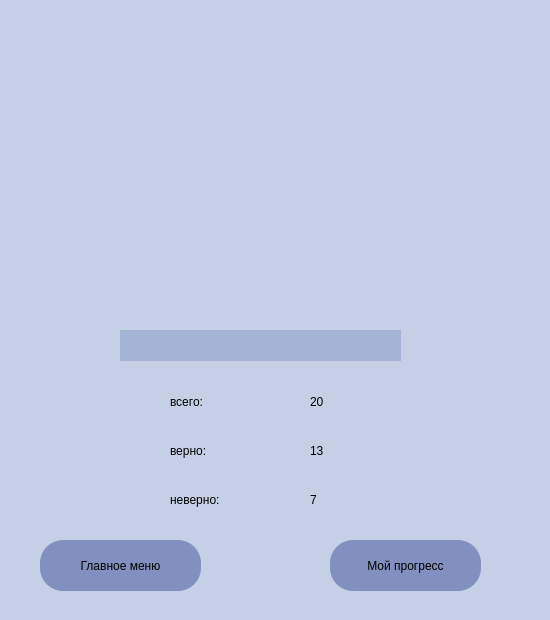
<?xml version="1.0" encoding="UTF-8"?>
<ui version="4.0">
 <class>Form</class>
 <widget class="QWidget" name="Form">
  <property name="geometry">
   <rect>
    <x>0</x>
    <y>0</y>
    <width>550</width>
    <height>620</height>
   </rect>
  </property>
  <property name="windowTitle">
   <string>Form</string>
  </property>
  <property name="styleSheet">
   <string notr="true">background: rgb(197,208,230);</string>
  </property>
  <widget class="QPushButton" name="but_menu">
   <property name="geometry">
    <rect>
     <x>40</x>
     <y>540</y>
     <width>161</width>
     <height>51</height>
    </rect>
   </property>
   <property name="styleSheet">
    <string notr="true">border-radius: 23;
background-color: #8290bf;
font: 12pt &quot;Yu Gothic UI Semilight&quot;;
</string>
   </property>
   <property name="text">
    <string>Главное меню</string>
   </property>
  </widget>
  <widget class="QPushButton" name="but_my_progress">
   <property name="geometry">
    <rect>
     <x>330</x>
     <y>540</y>
     <width>151</width>
     <height>51</height>
    </rect>
   </property>
   <property name="styleSheet">
    <string notr="true">border-radius: 23;
font: 12pt &quot;Yu Gothic UI Semilight&quot;;
background-color: #8290bf;
</string>
   </property>
   <property name="text">
    <string>Мой прогресс</string>
   </property>
  </widget>
  <widget class="QLabel" name="label_meme">
   <property name="geometry">
    <rect>
     <x>110</x>
     <y>20</y>
     <width>300</width>
     <height>300</height>
    </rect>
   </property>
   <property name="text">
    <string/>
   </property>
   <property name="alignment">
    <set>Qt::AlignCenter</set>
   </property>
  </widget>
  <widget class="QLabel" name="label_grade">
   <property name="geometry">
    <rect>
     <x>120</x>
     <y>330</y>
     <width>281</width>
     <height>31</height>
    </rect>
   </property>
   <property name="styleSheet">
    <string notr="true">font: 12pt &quot;Yu Gothic UI Semilight&quot;;
background-color: #a3b4d6;</string>
   </property>
   <property name="text">
    <string/>
   </property>
   <property name="alignment">
    <set>Qt::AlignCenter</set>
   </property>
  </widget>
  <widget class="QWidget" name="layoutWidget">
   <property name="geometry">
    <rect>
     <x>170</x>
     <y>380</y>
     <width>111</width>
     <height>141</height>
    </rect>
   </property>
   <layout class="QVBoxLayout" name="verticalLayout">
    <item>
     <widget class="QLabel" name="label_6">
      <property name="styleSheet">
       <string notr="true">font: 75 14pt &quot;Segoe Script&quot;;</string>
      </property>
      <property name="text">
       <string>всего:</string>
      </property>
     </widget>
    </item>
    <item>
     <widget class="QLabel" name="label_4">
      <property name="styleSheet">
       <string notr="true">font: 75 14pt &quot;Segoe Script&quot;;</string>
      </property>
      <property name="text">
       <string>верно:</string>
      </property>
     </widget>
    </item>
    <item>
     <widget class="QLabel" name="label_5">
      <property name="styleSheet">
       <string notr="true">font: 75 14pt &quot;Segoe Script&quot;;</string>
      </property>
      <property name="text">
       <string>неверно:</string>
      </property>
     </widget>
    </item>
   </layout>
  </widget>
  <widget class="QWidget" name="layoutWidget">
   <property name="geometry">
    <rect>
     <x>310</x>
     <y>380</y>
     <width>51</width>
     <height>141</height>
    </rect>
   </property>
   <layout class="QVBoxLayout" name="verticalLayout_2">
    <item>
     <widget class="QLabel" name="label_total">
      <property name="styleSheet">
       <string notr="true">font: 14pt &quot;Yu Gothic UI Semilight&quot;;
</string>
      </property>
      <property name="text">
       <string>20</string>
      </property>
     </widget>
    </item>
    <item>
     <widget class="QLabel" name="label_count_correct">
      <property name="styleSheet">
       <string notr="true">font: 14pt &quot;Yu Gothic UI Semilight&quot;;
</string>
      </property>
      <property name="text">
       <string>13</string>
      </property>
     </widget>
    </item>
    <item>
     <widget class="QLabel" name="label_count_wrong">
      <property name="styleSheet">
       <string notr="true">font: 14pt &quot;Yu Gothic UI Semilight&quot;;
</string>
      </property>
      <property name="text">
       <string>7</string>
      </property>
     </widget>
    </item>
   </layout>
  </widget>
 </widget>
 <resources/>
 <connections/>
</ui>
